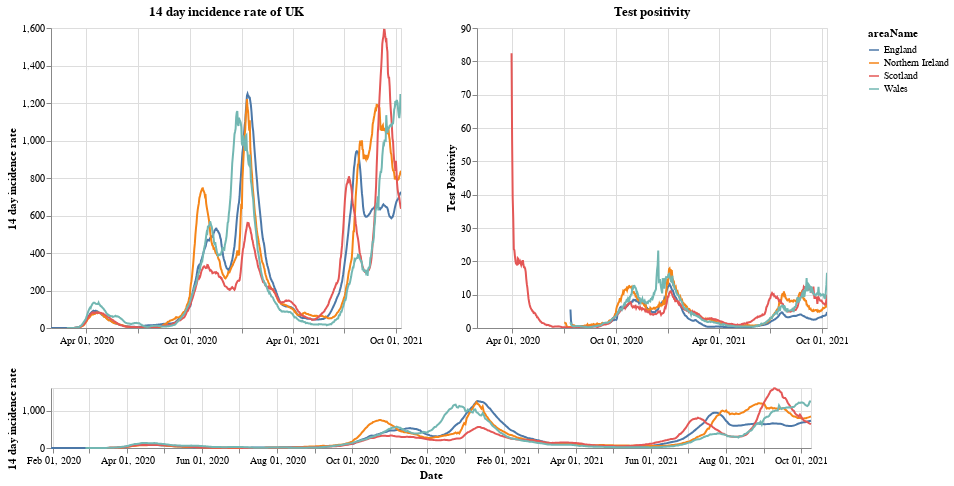

This figure's notebook cell:
### Markdown cell above
# Plots

First a plot with each country in the UK. The top right shows the positivity rate for (which is the percentage of registered tests which were positive) while the top left is the 14 day incidence rate. The bottom chart can be used to select the timeframe (does not work on a mobile device).

### Code cell
#collapse
brush = alt.selection(type='interval', name='DateBrush',encodings=['x'],fields=['Time'])
leg_selection = alt.selection_multi(fields=['areaName'], bind='legend')

base = alt.Chart(uk_cases).mark_line().encode(
    x=alt.X("yearmonthdate(date):T", axis=alt.Axis(title='Date')),
    y=alt.Y("twoWeeklyCasesRate:Q", axis=alt.Axis(title='14 day incidence rate')),
    tooltip=['areaName', 'date','twoWeeklyCasesRate', 'testPositivity'],
    color='areaName',
    opacity=alt.condition(leg_selection, alt.value(2), alt.value(0.1))
).add_selection(leg_selection).properties(width=350)

upper = base.encode(alt.X('yearmonthdate(date):T', axis=alt.Axis(title=''),
                         scale=alt.Scale(domain=brush))
                   ).properties(title=f'14 day incidence rate of UK')
upper_right = upper.encode(alt.Y('testPositivity:Q', axis=alt.Axis(title='Test Positivity'))).properties(title='Test positivity')
lower = base.properties(height=60, width = 760).add_selection(brush)

(upper | upper_right) & lower

### Figure 1 — Vega-Lite specification as saved in the notebook (floating-point values rounded to 4 significant figures; data arrays with more than 128 entries replaced by an {"elided": "..."} marker saying what was removed)
{"config": {"view": {"continuousWidth": 400, "continuousHeight": 300}}, "vconcat": [{"hconcat": [{"mark": "line", "encoding": {"color": {"type": "nominal", "field": "areaName"}, "opacity": {"condition": {"value": 2, "selection": "selector001"}, "value": 0.1}, "tooltip": [{"type": "nominal", "field": "areaName"}, {"type": "temporal", "field": "date"}, {"type": "quantitative", "field": "twoWeeklyCasesRate"}, {"type": "quantitative", "field": "testPositivity"}], "x": {"type": "temporal", "axis": {"title": ""}, "field": "date", "scale": {"domain": {"selection": "DateBrush"}}, "timeUnit": "yearmonthdate"}, "y": {"type": "quantitative", "axis": {"title": "14 day incidence rate"}, "field": "twoWeeklyCasesRate"}}, "selection": {"selector001": {"type": "multi", "fields": ["areaName"], "bind": "legend"}}, "title": "14 day incidence rate of UK", "width": 350}, {"mark": "line", "encoding": {"color": {"type": "nominal", "field": "areaName"}, "opacity": {"condition": {"value": 2, "selection": "selector001"}, "value": 0.1}, "tooltip": [{"type": "nominal", "field": "areaName"}, {"type": "temporal", "field": "date"}, {"type": "quantitative", "field": "twoWeeklyCasesRate"}, {"type": "quantitative", "field": "testPositivity"}], "x": {"type": "temporal", "axis": {"title": ""}, "field": "date", "scale": {"domain": {"selection": "DateBrush"}}, "timeUnit": "yearmonthdate"}, "y": {"type": "quantitative", "axis": {"title": "Test Positivity"}, "field": "testPositivity"}}, "selection": {"selector001": {"type": "multi", "fields": ["areaName"], "bind": "legend"}}, "title": "Test positivity", "width": 350}]}, {"mark": "line", "encoding": {"color": {"type": "nominal", "field": "areaName"}, "opacity": {"condition": {"value": 2, "selection": "selector001"}, "value": 0.1}, "tooltip": [{"type": "nominal", "field": "areaName"}, {"type": "temporal", "field": "date"}, {"type": "quantitative", "field": "twoWeeklyCasesRate"}, {"type": "quantitative", "field": "testPositivity"}], "x": {"type": "temporal", "axis": {"title": "Date"}, "field": "date", "timeUnit": "yearmonthdate"}, "y": {"type": "quantitative", "axis": {"title": "14 day incidence rate"}, "field": "twoWeeklyCasesRate"}}, "height": 60, "selection": {"selector001": {"type": "multi", "fields": ["areaName"], "bind": "legend"}, "DateBrush": {"type": "interval", "encodings": ["x"], "fields": ["Time"]}}, "width": 760}], "data": {"name": "data-4c78594e2fd6138afd8249fea9935a5e"}, "$schema": "https://vega.github.io/schema/vega-lite/v4.8.1.json", "datasets": {"data-4c78594e2fd6138afd8249fea9935a5e": {"elided": "2384 records"}}}
